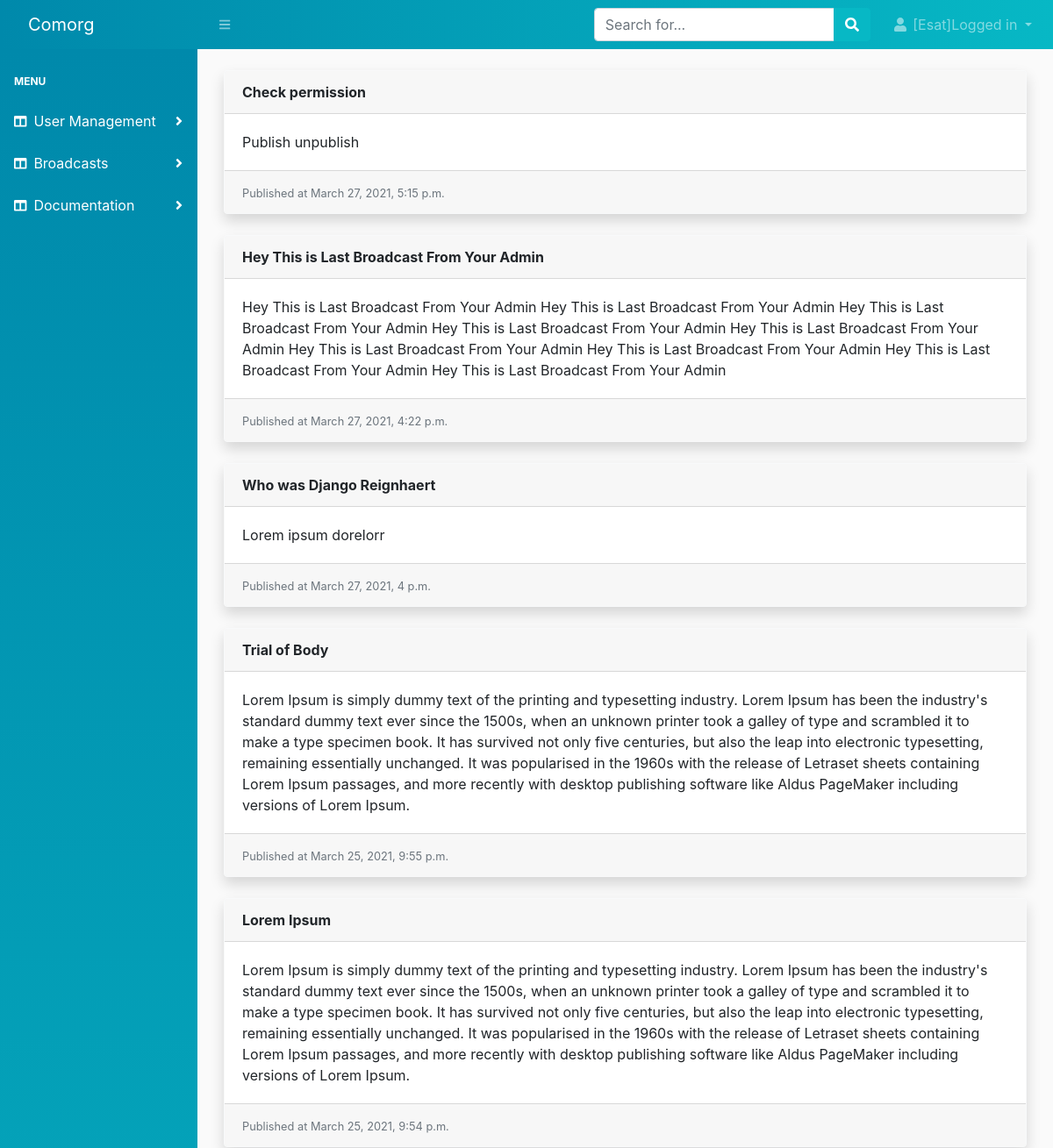
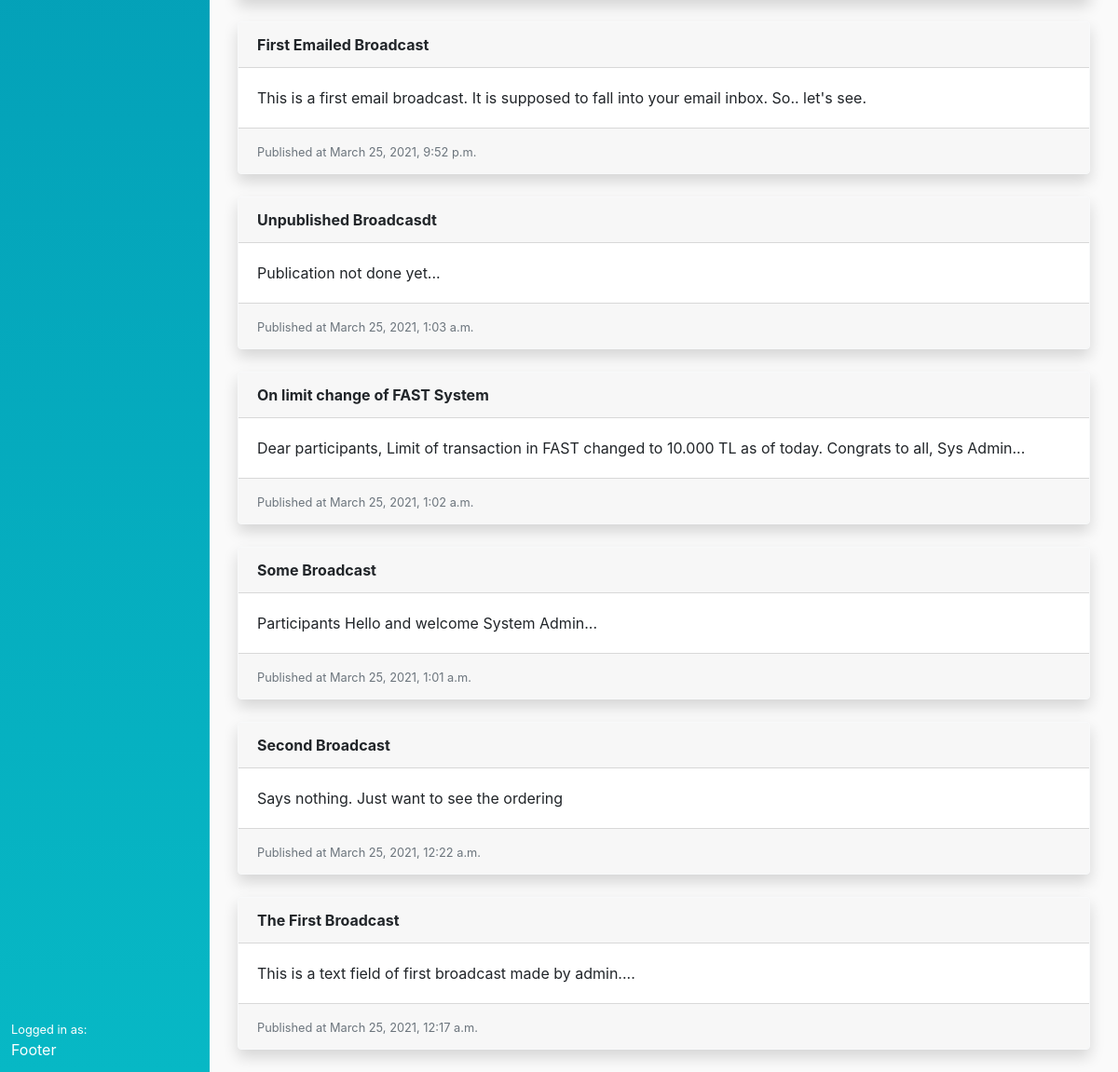
/communications/ (signed in), run on the app's committed database (2 pictures, top to bottom).
### account/models.py (models this page shows, shortened)
class User(AbstractUser):
    username = None
    email = models.EmailField(_('email address'), unique=True)
    participant = models.ForeignKey(
        Participant,
        on_delete=models.CASCADE,
        related_name='users')
    is_staff = models.BooleanField(default=False)
    is_active = models.BooleanField(default=True)
    USERNAME_FIELD = 'email'
    REQUIRED_FIELDS = ['participant']
    objects = UserManager()
    class Meta:
        permissions = [
            ('can_activate_user', 'Can activate user'),
            ('can_assing_role', 'Can assing role'),
        ]

### communication/models.py (models this page shows, shortened)
class Broadcast(models.Model):
    user = models.ForeignKey(User, on_delete=models.DO_NOTHING, related_name='broadcasts')
    title = models.CharField(max_length=250)
    body = models.TextField(blank=True, null=True)  # TODO: Add rich text widget here
    created = models.DateTimeField(auto_now_add=True)
    published = models.DateTimeField(blank=True, null=True)
    last_updated = models.DateTimeField(auto_now=True)
    is_published = models.BooleanField(default=False, verbose_name='Publish immediately')
    class Meta:
        db_table = 'broadcasts'
        ordering = ['-published']

### communication/views.py (the view)
# urls.py: path('', views.index, name='broadcast_list'),
def index(request):
    broadcasts = Broadcast.objects.filter(is_published=True)
    return render(
        request,
        'communication/broadcast/list.html',
        {
            'broadcasts': broadcasts
        })

### communication/templates/communication/broadcast/list.html (shortened to what this page needs)
{% extends 'core/base.html' %}
{% block content %}
<div class="container-fluid">
    {% for broadcast in broadcasts %}
        <div class="card border-light shadow mb-4">
            <div class="card-header">
                <strong>{{ broadcast.title }}</strong>
            </div>
            <div class="card-body">
                <div class="card-text">
                    {{ broadcast.body }}
                </div>
            </div>
            <div class="card-footer">
                <small class="text-muted">
                    Published at {{ broadcast.published }}
                </small>
            </div>
        </div>
    {% endfor %}
</div>
{% endblock %}

### core/templates/core/topnav.html (shortened to what this page needs)
<nav class="sb-topnav navbar navbar-expand navbar-dark bg-dark-custom">
    <a class="navbar-brand" href="">Comorg</a>
    <button class="btn btn-link btn-sm order-1 order-lg-0" id="sidebarToggle" href="#"><i class="fas fa-bars"></i></button>
    <form class="d-none d-md-inline-block form-inline ml-auto mr-0 mr-md-3 my-2 my-md-0">
        <div class="input-group">
            <input class="form-control" type="text" placeholder="Search for..." aria-label="Search" aria-describedby="basic-addon2" />
            <div class="input-group-append">
                <button class="btn btn-primary" type="button"><i class="fas fa-search"></i></button>
            </div>
        </div>
    </form>
    <ul class="navbar-nav ml-auto ml-md-0">
        <li class="nav-item dropdown">
            <a class="nav-link dropdown-toggle" id="userDropdown" href="#" role="button" data-toggle="dropdown" aria-haspopup="true" aria-expanded="false"><i class="fas fa-user fa-fw"></i>
                {% if user.is_authenticated %}
                [{{user.first_name}}]Logged in
                {% endif %}
            </a>
        </li>
    </ul>
</nav>

### core/static/core/css/custom.css (style rules this page uses)
body { background-color: #fafafa; font-family: -apple-system, BlinkMacSystemFont, 'Segoe UI', Roboto, Oxygen, Ubuntu, Cantarell, 'Open Sans', 'Helvetica Neue', sans-serif; }
.bg-dark-custom { background-image: linear-gradient(to left, var(--blue), var(--cyan)); color:white; }
.nav-link { color: white; }

### data on the page
User: first_name "Esat"
Broadcast: title "Check permission", body "Publish unpublish", published "March 27, 2021, 5:15 p.m."
Broadcast: title "Hey This is Last Broadcast From Your Admin", body "Hey This is Last Broadcast From Your Admin Hey This is Last Broadcast From Your Admin Hey This is Last Broadcast From Your Admin Hey This is Last Broadcast From Your Admin Hey This is Last Broadcast From Your Admin Hey This is Last Broadcast From Your Admin Hey This is Last Broadcast From Your Admin Hey This is Last Broadcast From Your Admin Hey This is Last Broadcast From Your Admin", published "March 27, 2021, 4:22 p.m."
Broadcast: title "Who was Django Reignhaert", body "Lorem ipsum dorelorr", published "March 27, 2021, 4 p.m."
Broadcast: title "Trial of Body", body "Lorem Ipsum is simply dummy text of the printing and typesetting industry. Lorem Ipsum has been the industry's standard dummy text ever since the 1500s, when an unknown printer took a galley of type and scrambled it to make a type specimen book. It has survived not only five centuries, but also the leap into electronic typesetting, remaining essentially unchanged. It was popularised in the 1960s with the release of Letraset sheets containing Lorem Ipsum passages, and more recently with desktop publishing software like Aldus PageMaker including versions of Lorem Ipsum.", published "March 25, 2021, 9:55 p.m."
Broadcast: title "Lorem Ipsum", body "Lorem Ipsum is simply dummy text of the printing and typesetting industry. Lorem Ipsum has been the industry's standard dummy text ever since the 1500s, when an unknown printer took a galley of type and scrambled it to make a type specimen book. It has survived not only five centuries, but also the leap into electronic typesetting, remaining essentially unchanged. It was popularised in the 1960s with the release of Letraset sheets containing Lorem Ipsum passages, and more recently with desktop publishing software like Aldus PageMaker including versions of Lorem Ipsum.", published "March 25, 2021, 9:54 p.m."
Broadcast: title "First Emailed Broadcast", body "This is a first email broadcast. It is supposed to fall into your email inbox. So.. let's see.", published "March 25, 2021, 9:52 p.m."
Broadcast: title "Unpublished Broadcasdt", body "Publication not done yet...", published "March 25, 2021, 1:03 a.m."
Broadcast: title "On limit change of FAST System", body "Dear participants, Limit of transaction in FAST changed to 10.000 TL as of today. Congrats to all, Sys Admin...", published "March 25, 2021, 1:02 a.m."
Broadcast: title "Some Broadcast", body "Participants Hello and welcome System Admin...", published "March 25, 2021, 1:01 a.m."
Broadcast: title "Second Broadcast", body "Says nothing. Just want to see the ordering", published "March 25, 2021, 12:22 a.m."
Broadcast: title "The First Broadcast", body "This is a text field of first broadcast made by admin....", published "March 25, 2021, 12:17 a.m."
